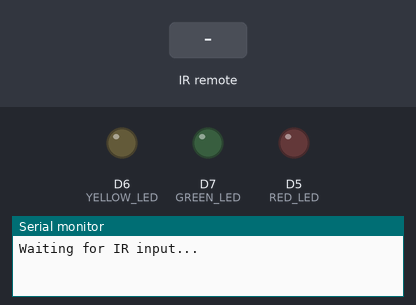
A sketch run on a simulated ESP8266 (NodeMCU). Shown: output pins drawn as LEDs (lit = HIGH), the last lines printed to the serial monitor. The inputs (shaded band) are chosen by the test bench.

Above: at 1.4 s.
1.5 s: infrared code 0xFFA25D received
At 2.7 s:
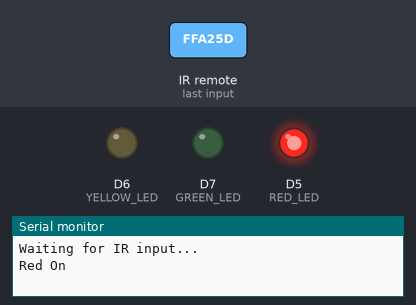
3.0 s: infrared code 0xFF629D received
At 4.1 s:
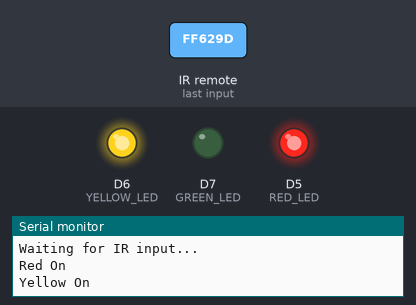
4.5 s: infrared code 0xFFE21D received
At 5.2 s:
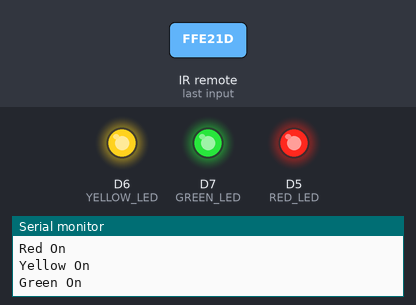
6.0 s: infrared code 0xFFA25D received
At 6.4 s:
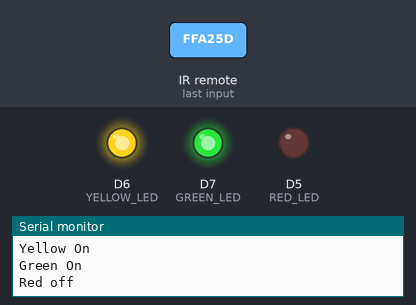
7.5 s: infrared code 0xFF629D received
At 8.7 s:
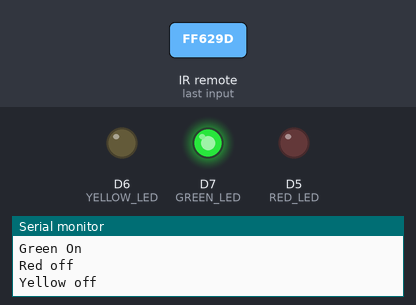
Timing chart, 0 to 10.0 s (numbered marks = the images above; inputs shaded):
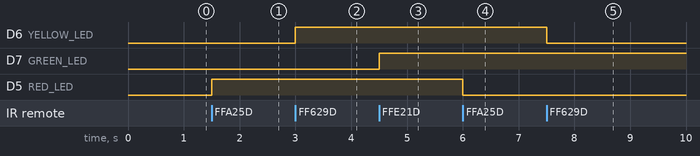

The sketch:

IR_Remote_Stop_Light.ino
```cpp
#include <IRremoteESP8266.h>
#include <IRrecv.h>
#include <IRutils.h>

#define RED_LED 14 // GPIO14 D5
#define YELLOW_LED 12 // GPIO12 D6
#define GREEN_LED 13 // GPIO13 D7

#define RECV_PIN D1 // GPIO5 D1

unsigned long IR_CODE_1 = 0xFFA25D;
unsigned long IR_CODE_2 = 0xFF629D;
unsigned long IR_CODE_3 = 0xFFE21D;

bool redStatus;
bool yellowStatus;
bool greenStatus;

IRrecv irrecv(RECV_PIN);
decode_results results;

void setup() {
  Serial.begin(115200);
  irrecv.enableIRIn();
  pinMode(RED_LED, OUTPUT);
  pinMode(YELLOW_LED, OUTPUT);
  pinMode(GREEN_LED, OUTPUT);
  delay(200);
  Serial.println("Waiting for IR input...");
}

void loop() {

  if (irrecv.decode(&results)) {
    if(results.value == IR_CODE_1) {
      redStatus = light("Red", RED_LED, redStatus);
    }
    if(results.value == IR_CODE_2) {
      yellowStatus = light("Yellow", YELLOW_LED, yellowStatus);
    }
    if(results.value == IR_CODE_3) {
      greenStatus = light("Green", GREEN_LED, greenStatus);
    }

    delay(300);
    irrecv.resume();
  }
}

bool light(String name, uint16_t led, bool status) {
  if(status) {
    Serial.println(name + " off");
    digitalWrite(led, LOW);
  } else {
    Serial.println(name + " On");
    digitalWrite(led, HIGH);
  }
  return !status;
}
```

Measured:
- after the input at 1.5 s, D5 (RED_LED): LOW → HIGH at once
- after the input at 3.0 s, D6 (YELLOW_LED): LOW → HIGH at once
- after the input at 4.5 s, D7 (GREEN_LED): LOW → HIGH at once
- after the input at 6.0 s, D5 (RED_LED): HIGH → LOW at once
- after the input at 7.5 s, D6 (YELLOW_LED): HIGH → LOW at once
